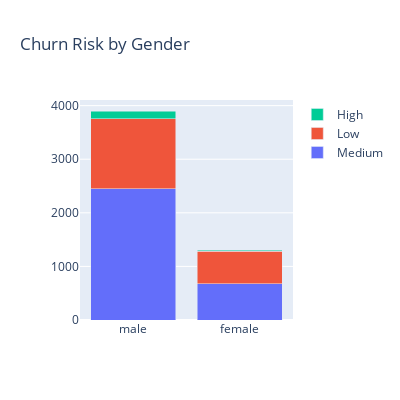

The notebook cell this image was saved under:
### Code cell
m = data[data.Churn_risk == "medium"][["Gender","Churn_risk"]].groupby(["Gender"]).count().sort_values(by = "Churn_risk", ascending = False).reset_index()
l = data[data.Churn_risk == "low"][["Gender","Churn_risk"]].groupby(["Gender"]).count().sort_values(by = "Churn_risk", ascending = False).reset_index()
h = data[data.Churn_risk == "high"][["Gender","Churn_risk"]].groupby(["Gender"]).count().sort_values(by = "Churn_risk", ascending = False).reset_index()

pf_group = m.merge(l, left_on= "Gender", right_on="Gender" ).head()
x=pf_group.Gender.values

fig = go.Figure(go.Bar(x=x, y=pf_group.Churn_risk_x, name='Medium'))
fig.add_trace(go.Bar(x=x, y=pf_group.Churn_risk_y, name='Low'))

pf_group = m.merge(h, left_on= "Gender", right_on="Gender" ).head()
x=pf_group.Gender.values
fig.add_trace(go.Bar(x=x, y=pf_group.Churn_risk_y, name='High'))

fig.update_layout(barmode='stack',height=400, width=400, title_text="Churn Risk by Gender")
fig.show()

### Figure 1 — Plotly figure (JSON) as saved in the notebook; plotly's stock layout.template omitted (floating-point values rounded to 4 significant figures)
{"data": [{"name": "Medium", "type": "bar", "x": ["male", "female"], "y": [2451, 678]}, {"name": "Low", "type": "bar", "x": ["male", "female"], "y": [1304, 605]}, {"name": "High", "type": "bar", "x": ["male", "female"], "y": [145, 17]}], "layout": {"barmode": "stack", "height": 400, "title": {"text": "Churn Risk by Gender"}, "width": 400}}
